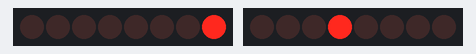
Bench run of a sketch on a simulated Arduino Uno, built with avr-gcc and run on an emulated ATmega328P. Shown: 2 × 8 shift-register outputs drawn as a row of LEDs (first output left, lit = HIGH). Wiring (inferred from the names in the program): 2 × shift register (74HC595): data pin 8, shift clock pin 10, latch pin 9 / data pin 2, shift clock pin 4, latch pin 3. Wiring (inferred from the signals the program sends): 2 × row of LEDs: on Q0, Q1, Q2, Q3, Q4, Q5, Q6, Q7 / on Q0, Q1, Q2, Q3, Q4, Q5, Q6, Q7.

Above: at 0.15 s.
At 0.95 s:
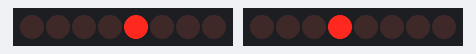
At 1.49 s:
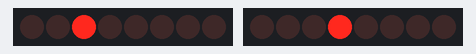
At 2.43 s:
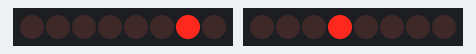
At 3.2 s:
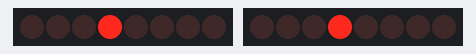
At 3.84 s:
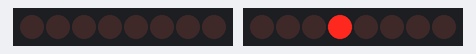
Timing chart, 0 to 4.6 s (numbered marks = the images above):
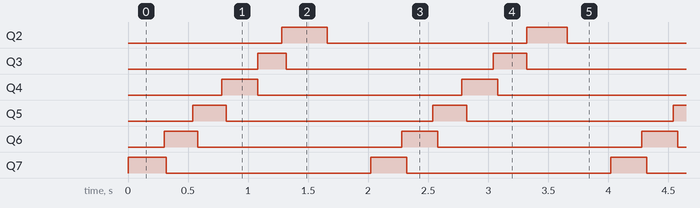

The sketch:

gammaCorrectedDimming_BrightnessesIsolatedToCertainRows.ino
```cpp
int dataPin = 8;
int clockPin = 10;
int latchPin = 9;

int dataPin2 = 2;
int clockPin2 = 4;
int latchPin2 = 3;

void setup()
{
  pinMode(dataPin, OUTPUT);
  pinMode(clockPin, OUTPUT);
  pinMode(latchPin, OUTPUT);

  pinMode(dataPin2, OUTPUT);
  pinMode(clockPin2, OUTPUT);
  pinMode(latchPin2, OUTPUT);
}

void writeCells(byte row, byte col)
{
    digitalWrite(latchPin, LOW);
    shiftOut(dataPin, clockPin, LSBFIRST, row);
    digitalWrite(latchPin, HIGH);

    digitalWrite(latchPin2, LOW);
    shiftOut(dataPin2, clockPin2, LSBFIRST, col);
    digitalWrite(latchPin2, HIGH);
}

float sCurveTime(float brightness)
{
  //0 - 255 input, 0.0-1.0 output
  return (1.0/(1.0+exp(((brightness/21.0)-6.0) * -1.0))*255.0/255.0);
}

float gammaCorrectedCurve(float brightness)
{
  return (pow(brightness / 255.0, 2.5) * 255.0 + 0.5)/255.0;
}

float Time = 0.0;
float lastWriteTime = 0.0; float lastWriteTime2 = 0.0;
float lastWriteTime3 = 0.0; float lastWriteTime4 = 0.0;

float writeInterval = (gammaCorrectedCurve(255.0*0.05) * 1.0e4); float writeInterval2 = (gammaCorrectedCurve(255.0*0.35) * 1.0e4);
float writeInterval3 = (gammaCorrectedCurve(255.0*0.65) * 1.0e4); float writeInterval4 = (gammaCorrectedCurve(255.0) * 3.0e4);

int cathodeBrightnessOne = 0b00000000;
int cathodeBrightnessTwo = 0b00000000;
int cathodeBrightnessThree = 0b00000000;
int cathodeBrightnessFour = 0b00000000;

int valueMaskOne = 0b00000011;
int valueMaskTwo = 0b00001100;
int valueMaskThree = 0b00110000;
int valueMaskFour = 0b11000000;

int currentCathodeValue = 0b00000001;
int maskResult = 0b00000000;
int shiftValue = 0;

float cathodeShiftInterval = 0.25 * 1e6;
float lastCathodeShiftTime = 0.0;

void loop()
{

  currentCathodeValue = 0b00000001 << shiftValue;

  Time = micros();
  if(Time - lastWriteTime > writeInterval)
  {
    maskResult = (currentCathodeValue & valueMaskOne);
    writeCells(~maskResult, 0b00010000);
    lastWriteTime = Time;
  }

  if(Time - lastWriteTime2 > writeInterval2)
  {
    maskResult = (currentCathodeValue & valueMaskTwo);
    writeCells(~maskResult, 0b00010000);
    lastWriteTime2 = Time;
  }

  if(Time - lastWriteTime3 > writeInterval3)
  {
    maskResult = (currentCathodeValue & valueMaskThree);
    writeCells(~maskResult, 0b00010000);
    lastWriteTime3 = Time;
  }

  if(Time - lastWriteTime4 > writeInterval4)
  {
    maskResult = (currentCathodeValue & valueMaskFour);
    writeCells(~maskResult, 0b00010000);
    lastWriteTime4 = Time;
  }

  if(Time - lastCathodeShiftTime > cathodeShiftInterval)
  {
    shiftValue += 1;
    if(shiftValue > 7)
    {
      shiftValue = 0;
      currentCathodeValue = 0b00000001;
    }
    lastCathodeShiftTime = Time;
  }

}
```

Measured:
- by itself, Q2: alternates HIGH for 0.34 s and LOW for 1.7 s
- by itself, Q3: alternates HIGH for 0.26 s and LOW for 1.8 s
- by itself, Q4, Q6: alternates HIGH for 0.26 s and LOW for 1.7 s
- by itself, Q5: alternates HIGH for 0.28 s and LOW for 1.7 s
- by itself, Q7: alternates HIGH for 0.30 s and LOW for 1.7 s
